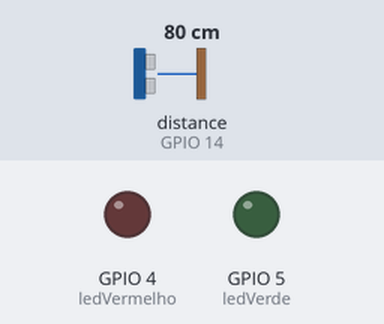
A sketch run on a simulated ESP8266 (NodeMCU). Parts: output pins drawn as LEDs (lit = HIGH). The test bench sets the inputs (shaded band); at power-on: distance to the obstacle (sensor on GPIO 14) 80 cm. The echo pulse lasts 58.3 µs per cm; WiFi joins after 1.5 s; servers stay silent unless stated; no MQTT or app messages arrive unless stated; pins used as bus, display or sensor lines are not drawn; what the sketch prints to the serial monitor is not drawn.

Above: at 2.7 s.
2.8 s: distance to the obstacle (sensor on GPIO 14) set to 10 cm
6.5 s: distance to the obstacle (sensor on GPIO 14) set to 7 cm
At 10.3 s:
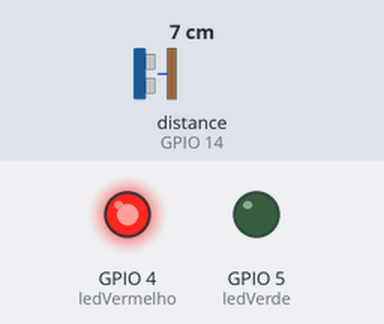
14.5 s: distance to the obstacle (sensor on GPIO 14) set to 9 cm
At 15.3 s:
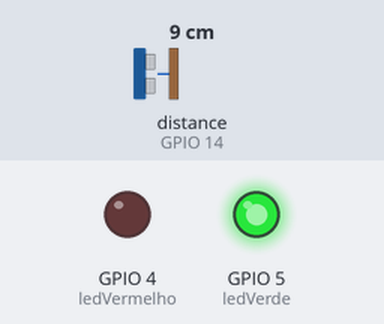
16.5 s: distance to the obstacle (sensor on GPIO 14) set to 2 cm
At 20.3 s:
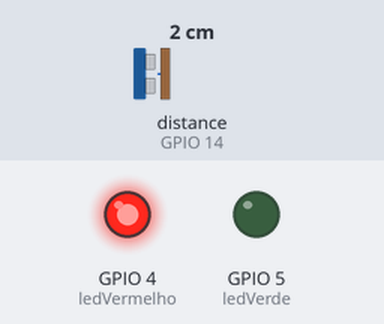
Timing chart, 0 to 21.8 s (numbered marks = the images above; inputs shaded):
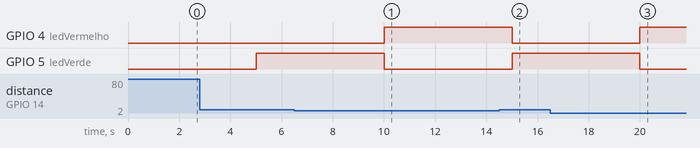

Measured:
- the behaviour switches between 9 and 8 cm on distance to the obstacle (sensor on GPIO 14) (found by bisection; images 0 and 1)
- after the input at 6.5 s, GPIO 4 (ledVermelho): LOW → HIGH after 3.5 s; GPIO 5 (ledVerde): HIGH → LOW after 3.5 s
- after the input at 14.5 s, GPIO 4 (ledVermelho): HIGH → LOW after 0.50 s; GPIO 5 (ledVerde): LOW → HIGH after 0.50 s
- after the input at 16.5 s, GPIO 4 (ledVermelho): LOW → HIGH after 3.5 s; GPIO 5 (ledVerde): HIGH → LOW after 3.5 s

The sketch:

smartparking.ino
```cpp
#include <ESP8266WiFi.h>
#include <WiFiClientSecureBearSSL.h>
#include <PubSubClient.h>
#include "secrets.h"

const char* ssid = WIFI_SSID;
const char* wifiPassword = WIFI_PASSWORD;

const char* mqtt_server = MQTT_SERVER;
const int mqtt_port = MQTT_PORT;

const char* mqtt_user = MQTT_USER;
const char* mqtt_password = MQTT_PASSWORD;

// Topico onde o ESP8266 publica os dados da vaga
const char* mqtt_topic = MQTT_TOPIC;

// Topico onde o ESP8266 recebe comandos vindos do MQTTX
const char* mqtt_command_topic = "inatel/smartparking/vaga01/comando";

// Topico para o ESP8266 responder qual comando executou
const char* mqtt_response_topic = "inatel/smartparking/vaga01/resposta";

const int trigPin = 12;
const int echoPin = 14;

const int ledVerde = 5;
const int ledVermelho = 4;

const float DISTANCIA_OCUPADA_CM = 8.0;

#define SOUND_VELOCITY 0.034
#define CM_TO_INCH 0.393701

long duration;
float distanceCm;
float distanceInch;

BearSSL::WiFiClientSecure espClient;
PubSubClient client(espClient);

unsigned long lastPublish = 0;
const unsigned long publishInterval = 5000;

// true  = sistema automatico ligado, sensor controla os LEDs
// false = sistema desligado, LEDs podem ser controlados manualmente por MQTT
bool sistemaAtivo = true;

void setup_wifi() {
  delay(10);

  Serial.println();
  Serial.print("Conectando ao Wi-Fi: ");
  Serial.println(ssid);

  WiFi.begin(ssid, wifiPassword);

  while (WiFi.status() != WL_CONNECTED) {
    delay(500);
    Serial.print(".");
  }

  Serial.println();
  Serial.println("Wi-Fi conectado!");
  Serial.print("IP: ");
  Serial.println(WiFi.localIP());
}

// Funcao para atualizar LEDs automaticamente de acordo com o sensor
void atualizarLedsAutomatico(String statusVaga) {
  if (statusVaga == "ocupada") {
    digitalWrite(ledVerde, LOW);
    digitalWrite(ledVermelho, HIGH);
  }
  else if (statusVaga == "livre") {
    digitalWrite(ledVerde, HIGH);
    digitalWrite(ledVermelho, LOW);
  }
  else {
    digitalWrite(ledVerde, LOW);
    digitalWrite(ledVermelho, LOW);
  }
}

// Funcao para controlar LEDs e sistema por comando MQTT
void controlarLedsPorComando(String comando) {
  comando.trim();
  comando.toUpperCase();

  // Liga o sistema automatico novamente
  if (comando == "SISTEMA_LIGAR") {
    sistemaAtivo = true;

    Serial.println("Sistema automatico ligado.");
    client.publish(mqtt_response_topic, "SISTEMA_LIGADO");

    return;
  }

  // Desliga o sistema automatico e libera o modo manual
  if (comando == "SISTEMA_DESLIGAR") {
    sistemaAtivo = false;

    digitalWrite(ledVerde, LOW);
    digitalWrite(ledVermelho, LOW);

    Serial.println("Sistema automatico desligado. Modo manual liberado.");
    client.publish(mqtt_response_topic, "SISTEMA_DESLIGADO_MODO_MANUAL_ATIVO");

    return;
  }

  // Se o sistema estiver ligado, comandos manuais de LED sao ignorados
  if (sistemaAtivo) {
    Serial.println("Comando manual ignorado. Sistema automatico esta ligado.");

    client.publish(
      mqtt_response_topic,
      "ALERTA: desligue o sistema antes de controlar os LEDs manualmente"
    );

    return;
  }

  // A partir daqui, so executa se o sistema estiver desligado

  if (comando == "VERDE_ON" || comando == "VERDE") {
    digitalWrite(ledVerde, HIGH);

    Serial.println("Modo manual: LED verde ligado");
    client.publish(mqtt_response_topic, "MODO_MANUAL_LED_VERDE_LIGADO");
  }

  else if (comando == "VERDE_OFF") {
    digitalWrite(ledVerde, LOW);

    Serial.println("Modo manual: LED verde desligado");
    client.publish(mqtt_response_topic, "MODO_MANUAL_LED_VERDE_DESLIGADO");
  }

  else if (comando == "VERMELHO_ON" || comando == "VERMELHO") {
    digitalWrite(ledVermelho, HIGH);

    Serial.println("Modo manual: LED vermelho ligado");
    client.publish(mqtt_response_topic, "MODO_MANUAL_LED_VERMELHO_LIGADO");
  }

  else if (comando == "VERMELHO_OFF") {
    digitalWrite(ledVermelho, LOW);

    Serial.println("Modo manual: LED vermelho desligado");
    client.publish(mqtt_response_topic, "MODO_MANUAL_LED_VERMELHO_DESLIGADO");
  }

  else if (comando == "AMBOS_ON") {
    digitalWrite(ledVerde, HIGH);
    digitalWrite(ledVermelho, HIGH);

    Serial.println("Modo manual: ambos os LEDs ligados");
    client.publish(mqtt_response_topic, "MODO_MANUAL_AMBOS_LEDS_LIGADOS");
  }

  else if (comando == "DESLIGAR" || comando == "LEDS_OFF") {
    digitalWrite(ledVerde, LOW);
    digitalWrite(ledVermelho, LOW);

    Serial.println("Modo manual: LEDs desligados");
    client.publish(mqtt_response_topic, "MODO_MANUAL_LEDS_DESLIGADOS");
  }

  else {
    Serial.print("Comando desconhecido: ");
    Serial.println(comando);

    client.publish(mqtt_response_topic, "COMANDO_DESCONHECIDO");
  }
}

// Esta funcao e chamada automaticamente quando chega uma mensagem MQTT
void callback(char* topic, byte* payload, unsigned int length) {
  String mensagem = "";

  for (unsigned int i = 0; i < length; i++) {
    mensagem += (char)payload[i];
  }

  Serial.print("Mensagem recebida no topico: ");
  Serial.println(topic);

  Serial.print("Payload recebido: ");
  Serial.println(mensagem);

  if (String(topic) == mqtt_command_topic) {
    controlarLedsPorComando(mensagem);
  }
}

void reconnect_mqtt() {
  while (!client.connected()) {
    Serial.print("Conectando ao MQTT... ");

    String clientId = "ESP8266-SmartParking-";
    clientId += String(ESP.getChipId(), HEX);

    if (client.connect(clientId.c_str(), mqtt_user, mqtt_password)) {
      Serial.println("conectado!");

      client.publish(
        mqtt_topic,
        "{\"status\":\"ESP8266 conectado ao HiveMQ\"}"
      );

      // Aqui o ESP8266 se inscreve no topico de comando
      client.subscribe(mqtt_command_topic);

      Serial.print("Inscrito no topico de comando: ");
      Serial.println(mqtt_command_topic);

      client.publish(mqtt_response_topic, "ESP8266_ONLINE");
    }
    else {
      Serial.print("falhou, rc=");
      Serial.print(client.state());
      Serial.println(" tentando novamente em 5 segundos...");
      delay(5000);
    }
  }
}

bool medirDistancia() {
  digitalWrite(trigPin, LOW);
  delayMicroseconds(2);

  digitalWrite(trigPin, HIGH);
  delayMicroseconds(10);
  digitalWrite(trigPin, LOW);

  duration = pulseIn(echoPin, HIGH, 30000);

  if (duration == 0) {
    return false;
  }

  distanceCm = duration * SOUND_VELOCITY / 2;
  distanceInch = distanceCm * CM_TO_INCH;

  return true;
}

void publicarStatus() {
  if (medirDistancia()) {
    String statusVaga;

    if (distanceCm <= DISTANCIA_OCUPADA_CM) {
      statusVaga = "ocupada";
    }
    else {
      statusVaga = "livre";
    }

    // Se o sistema automatico estiver ligado,
    // o sensor controla os LEDs normalmente
    if (sistemaAtivo) {
      atualizarLedsAutomatico(statusVaga);
    }

    String payload = "{";
    payload += "\"vaga\":\"vaga01\",";
    payload += "\"sistema\":\"";
    payload += sistemaAtivo ? "ligado" : "desligado";
    payload += "\",";
    payload += "\"modo\":\"";
    payload += sistemaAtivo ? "automatico" : "manual";
    payload += "\",";
    payload += "\"status\":\"";
    payload += statusVaga;
    payload += "\",";
    payload += "\"distance_cm\":";
    payload += String(distanceCm, 2);
    payload += ",";
    payload += "\"distance_inch\":";
    payload += String(distanceInch, 2);
    payload += "}";

    Serial.print("Distancia: ");
    Serial.print(distanceCm);
    Serial.print(" cm | Status: ");
    Serial.print(statusVaga);
    Serial.print(" | Sistema: ");
    Serial.println(sistemaAtivo ? "ligado" : "desligado");

    client.publish(mqtt_topic, payload.c_str());
  }
  else {
    if (sistemaAtivo) {
      atualizarLedsAutomatico("erro");
    }

    Serial.println("Falha ao medir distancia.");

    String payload = "{";
    payload += "\"vaga\":\"vaga01\",";
    payload += "\"sistema\":\"";
    payload += sistemaAtivo ? "ligado" : "desligado";
    payload += "\",";
    payload += "\"status\":\"erro\",";
    payload += "\"erro\":\"falha_na_medicao\"";
    payload += "}";

    client.publish(mqtt_topic, payload.c_str());
  }
}

void setup() {
  Serial.begin(115200);

  pinMode(trigPin, OUTPUT);
  pinMode(echoPin, INPUT);

  pinMode(ledVerde, OUTPUT);
  pinMode(ledVermelho, OUTPUT);

  digitalWrite(ledVerde, LOW);
  digitalWrite(ledVermelho, LOW);

  setup_wifi();

  espClient.setInsecure();

  client.setServer(mqtt_server, mqtt_port);

  // Essa linha e essencial para o ESP8266 receber mensagens MQTT
  client.setCallback(callback);
}

void loop() {
  if (!client.connected()) {
    reconnect_mqtt();
  }

  client.loop();

  unsigned long now = millis();

  if (now - lastPublish >= publishInterval) {
    lastPublish = now;
    publicarStatus();
  }
}
```

secrets.example.h
```cpp
#pragma once

// Copie este arquivo para secrets.h e preencha com seus dados reais.

// Wi-Fi
#define WIFI_SSID "SEU_WIFI"
#define WIFI_PASSWORD "SUA_SENHA_WIFI"

// HiveMQ Cloud
#define MQTT_SERVER "SEU_HOST_HIVEMQ.s1.eu.hivemq.cloud"
#define MQTT_PORT 8883
#define MQTT_USER "SEU_USUARIO_MQTT"
#define MQTT_PASSWORD "SUA_SENHA_MQTT"

// MQTT
#define MQTT_TOPIC "inatel/smartparking/vaga01/status"
```
